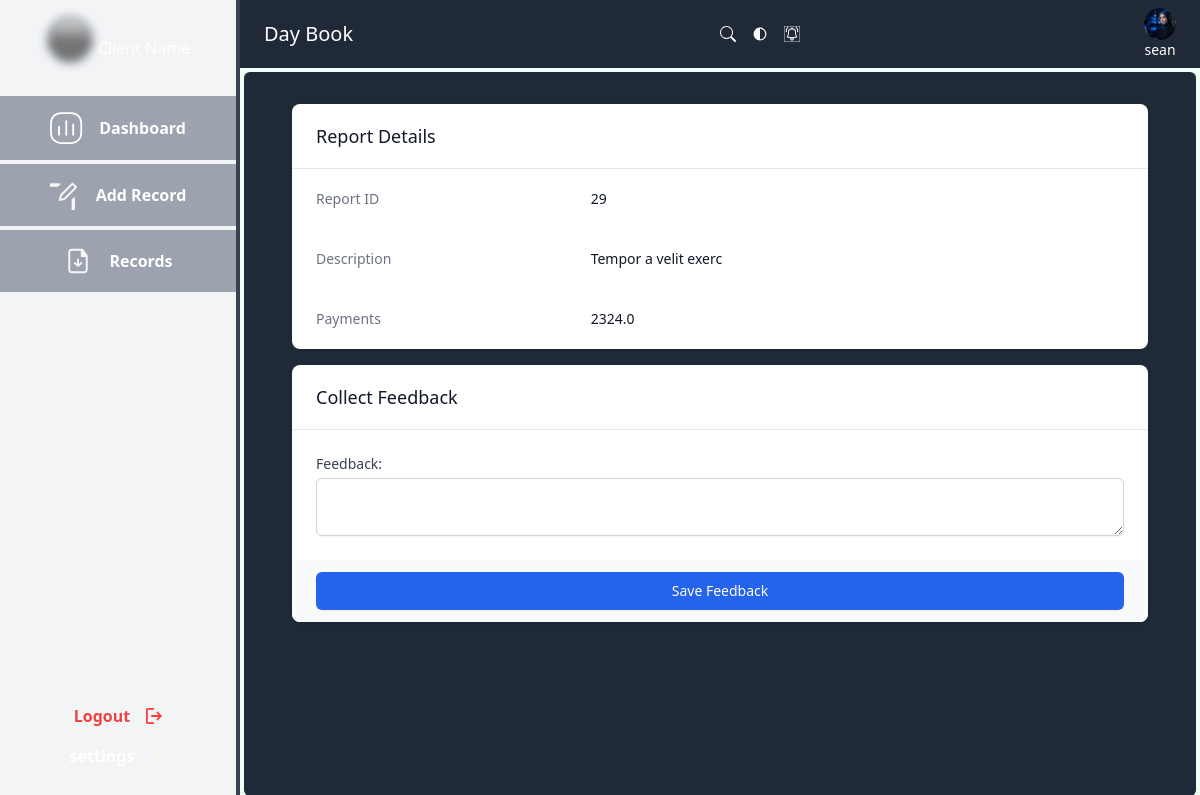
The page /dash/reports/29/feedback/ (signed in) on the database its author committed.
### authentication/models.py (models this page shows, shortened)
class User(AbstractUser):
    USER_TYPE_CHOICES = (
        ('admin', 'Admin'),
        ('accountant', 'Accountant'),
        ('manager', 'Manager'),
    )
    user_type = models.CharField(max_length=20, choices=USER_TYPE_CHOICES, default='manager')

### dashboard/models.py (models this page shows, shortened)
class Reports(TrackingModel):
    date = models.DateTimeField(auto_now_add=True, null=True)
    description = models.CharField(max_length=200, null=True)
    owner = models.ForeignKey(to=User, on_delete=models.CASCADE)
    category = models.ManyToManyField(MainCategory)
    receipts = models.FloatField(max_length=200, null=True)
    payments = models.FloatField(max_length=200, null=True)
    for_edit = models.BooleanField(default=False)
    created_at = models.DateTimeField(auto_now_add=True)
    is_approved = models.BooleanField(default=False)  # New field
    approved_by = models.ForeignKey(settings.AUTH_USER_MODEL, on_delete=models.CASCADE, related_name='approved_by', null=True)
    modification_approved = models.BooleanField(default=False)
    modification_approved_by = models.ForeignKey(settings.AUTH_USER_MODEL, on_delete=models.SET_NULL, related_name='modifications_approved_by', null=True, blank=True)

### helpers/decorators.py (the view)
        def wrapper_func(request, *args, **kwargs):
            if request.user.is_authenticated:
                if request.user.user_type not in allowed_roles:
                    return redirect('home')
            else:
                return redirect('login')  # Redirect to login page if user is not authenticated
            return view_func(request, *args, **kwargs)

### dashboard/views.py (called while the page is built, shortened)
@allowed_users(allowed_roles=["manager", "admin"])
@login_required
def collect_feedback(request, id):
    report = get_object_or_404(Reports, id=id)
    return render(request, "dashboard/collect_feedback.html", {"report": report})

### templates/dashboard/collect_feedback.html (shortened to what this page needs)
{% extends 'base/main.html' %}
{% block content %}
<div class="bg-gray-800 m-1 py-8 px-12 text-white h-full rounded-md">
    <div class="bg-white shadow overflow-hidden sm:rounded-lg mb-4">
        <div class="px-4 py-5 sm:px-6">
            <h3 class="text-lg leading-6 font-medium text-gray-900">
                Report Details
            </h3>
        </div>
        <div class="border-t border-gray-200">
            <dl>
                <div class="px-4 py-5 sm:grid sm:grid-cols-3 sm:gap-4 sm:px-6">
                    <dt class="text-sm font-medium text-gray-500">
                        Report ID
                    </dt>
                    <dd class="mt-1 text-sm text-gray-900 sm:mt-0 sm:col-span-2">
                        {{ report.pk }}
                    </dd>
                </div>
                <div class="px-4 py-5 sm:grid sm:grid-cols-3 sm:gap-4 sm:px-6">
                    <dt class="text-sm font-medium text-gray-500">
                        Description
                    </dt>
                    <dd class="mt-1 text-sm text-gray-900 sm:mt-0 sm:col-span-2">
                        {{ report.description }}
                    </dd>
                </div>
                <div class="px-4 py-5 sm:grid sm:grid-cols-3 sm:gap-4 sm:px-6">
                    <dt class="text-sm font-medium text-gray-500">
                        Payments
                    </dt>
                    <dd class="mt-1 text-sm text-gray-900 sm:mt-0 sm:col-span-2">
                        {{ report.payments }}
                    </dd>
                </div>
            </dl>
        </div>
    </div>
    <div class="bg-white shadow overflow-hidden sm:rounded-lg">
        <div class="px-4 py-5 sm:px-6">
            <h3 class="text-lg leading-6 font-medium text-gray-900">
                Collect Feedback
            </h3>
        </div>
        <div class="border-t border-gray-200">
            <form method="POST" action="{% url 'collect_feedback' report.pk %}">
                <div class="px-4 py-5 sm:p-6">
                    <label for="feedback" class="block text-sm font-medium text-gray-700">Feedback:</label>
                    <textarea required id="feedback" name="feedback" class="mt-1 block w-full border-gray-300 text-black rounded-md shadow-sm py-2 px-3 focus:outline-none focus:ring-blue-500 focus:border-blue-500 sm:text-sm">{{ report.feedback }}</textarea>
                </div>
                <div class="px-4 py-3 bg-gray-50 text-right sm:px-6">
                    <button type="submit" class="w-full inline-flex justify-center py-2 px-4 border border-transparent shadow-sm text-sm font-medium rounded-md text-white bg-blue-600 hover:bg-blue-700 focus:outline-none focus:ring-2 focus:ring-offset-2 focus:ring-blue-500">
                        Save Feedback
                    </button>
                </div>
            </form>
        </div>
    </div>
</div>
{% endblock %}

### templates/base/main.html (shortened to what this page needs)
{% load tailwind_tags %}
{% load compress %}
{% load static %}
<!DOCTYPE html>
<html class="dark">
<head>
  <link rel="stylesheet" type="text/css" href="https://cdn.jsdelivr.net/npm/toastify-js/src/toastify.min.css">
  <link rel="stylesheet" href="{% static 'css/output.css' %}">
  <link rel="stylesheet" href="../../static/styles/global.css" />
  {% tailwind_css %}
  {% compress css %}
  <link rel="stylesheet" href="{% static 'src/output.css' %}">
  {% endcompress %}
</head>
<body class="bg-green-50">
  <div class="mx-auto my-auto h-dvh flex">
    <div class="flex w-full">
      <div
        class="dark:bg-gray-700 bg-gray-100 w-20 md:w-1/5 h-screen overflow-hidden flex flex-col justify-between border-r-4 border-gray-700">
        <div>
          <div class="flex justify-center px-2 py-4 items-center gap-1 text-white">
            <div
              class="[filter:blur(4px)] rounded-[50px] [background:linear-gradient(180deg,_#d9d9d9,_#737373_53%)] w-[3rem] h-[3rem] border-[4px] border-solid border-gray-400 mb-4">
            </div>
            <p class="hidden md:block">Client Name</p>
          </div>
          <div>
            {% if request.user.user_type == "manager" %}
            <div class="bg-gray-400 flex items-center justify-center gap-4 p-4 mb-1">
              <img class="max-w-full overflow-hidden max-h-full" alt="" src="{% static 'images/group.svg' %}" />
              <a href="{% url 'manager' %}"
                class="hidden md:block font-semibold bg-gray-400 text-white text-center">Dashboard</a>
            </div>
            {% elif request.user.user_type == "accountant" %}
            <div class="bg-gray-400 flex items-center justify-center gap-4 p-4 mb-1">
              <img class="max-w-full overflow-hidden max-h-full" alt="" src="{% static 'images/group.svg' %}" />
              <a href="{% url 'accountant' %}"
                class="hidden md:block font-semibold bg-gray-400 text-white text-center">Dashboard</a>
            </div>
            {% elif request.user.user_type == "admin" %}
            <div class="bg-gray-400 flex items-center justify-center gap-4 p-4 mb-1">
              <img class="max-w-full overflow-hidden max-h-full" alt="" src="{% static 'images/group.svg' %}" />
              <a href="{% url 'admin' %}"
                class="hidden md:block font-semibold bg-gray-400 text-white text-center">Dashboard</a>
            </div>
            {% endif %}
            <div class="bg-gray-400 flex items-center justify-center gap-4 p-4 mb-1">
              <img class="max-w-full overflow-hidden max-h-full" alt=""
                src="{% static 'images/basileditoutline.svg' %}" />
              <a href="{% url 'create_report'%}"
                class="hidden md:block font-semibold bg-gray-400 text-white text-center">Add Record</a>
            </div>
            {% if request.user.user_type == "manager" %}
            <div class="bg-gray-400 flex items-center justify-center gap-4 p-4 mb-1">
              <img class="max-w-full overflow-hidden max-h-full" alt=""
                src="{% static 'images/basilfiledownloadoutline.svg' %}" />
              <a href="{% url 'approved_reports' request.user.pk %}" class="hidden md:block font-semibold bg-gray-400 text-white text-center">Records</a>
            </div>
            {% endif %}
          </div>
        </div>
        <div class="mb-8">
          <div class="flex items-center justify-center gap-4 text-red-500 mb-4">
            <div class="hidden md:block font-semibold">
              <a href="{% url 'logout_user' %}">Logout</a>
            </div>
            <img class="w-4 overflow-hidden max-h-full" alt="" src="{% static 'images/vector.svg' %}" />
          </div>
          <div class="flex items-center justify-center gap-4 text-white">
            <div class="font-semibold hidden md:block">settings</div>
            <img class="w-4 overflow-hidden max-h-full" alt=""
              src="{% static 'images/mingcuteusersettingfill.svg' %}" />
          </div>
        </div>
      </div>
      <div class="w-4/5 flex flex-col justify-between h-screen overflow-y-auto overflow-x-hidden">
        <div
          class="bg-gray-800 w-full flex flex-col md:flex-row items-center justify-between md:px-6 md:py-2 p-2 text-white">
          <p class="text-xl mb-4 md:mb-0 text-center">Day Book</p>
          <div class="flex w-1/2 items-center justify-between md:gap-10">
            <div class="flex flex-row items-center justify-center gap-4">
              <img class="w-4 relative h-4 cursor-pointer" alt="" src="{% static 'images/vector1.svg' %}"
                id="vectorIcon" />
              <img class="w-4 relative h-4 overflow-hidden cursor-pointer" alt=""
                src="{% static 'images/fluentdarktheme20filled.svg' %}" id="theme-toggle" />
              <img class="w-4 relative h-4 overflow-hidden cursor-pointer" alt=""
                src="{% static 'images/basilnotificationonoutline.svg' %}" />
            </div>
            <div class="flex flex-col items-center justify-center">
              <img class="rounded-[100px] w-8 h-8 object-cover" alt=""
                src="{% static 'images/2151064043-1@2x.png' %}" />
              <p class="text-sm text-white">{{ request.user.username }}</p>
            </div>
          </div>
        </div>
        {% block content %}
        {% endblock content %}
      </div>
    </div>
  </div>
  <script src="https://cdn.tailwindcss.com"></script>
</body>
</html>

### static/styles/global.css (style rules this page uses)
body { @apply leading-[normal] m-0; }
* { padding: 0; margin: 0; box-sizing: border-box; }
html { overflow: scroll; overflow-x: hidden; }

### rows shown on the page
User: user.username "sean"
Reports: pk "29", description "Tempor a velit exerc", payments "2324.0"
